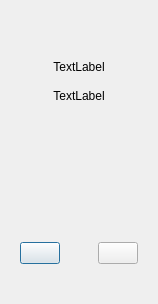
<?xml version="1.0" encoding="UTF-8"?>
<ui version="4.0">
 <class>CallDialog</class>
 <widget class="QDialog" name="CallDialog">
  <property name="geometry">
   <rect>
    <x>0</x>
    <y>0</y>
    <width>158</width>
    <height>304</height>
   </rect>
  </property>
  <property name="windowTitle">
   <string>Dialog</string>
  </property>
  <property name="styleSheet">
   <string notr="true"/>
  </property>
  <layout class="QVBoxLayout" name="verticalLayout">
   <property name="spacing">
    <number>15</number>
   </property>
   <property name="leftMargin">
    <number>0</number>
   </property>
   <property name="topMargin">
    <number>0</number>
   </property>
   <property name="rightMargin">
    <number>0</number>
   </property>
   <property name="bottomMargin">
    <number>0</number>
   </property>
   <item>
    <spacer name="verticalSpacer_2">
     <property name="orientation">
      <enum>Qt::Vertical</enum>
     </property>
     <property name="sizeType">
      <enum>QSizePolicy::Fixed</enum>
     </property>
     <property name="sizeHint" stdset="0">
      <size>
       <width>20</width>
       <height>60</height>
      </size>
     </property>
    </spacer>
   </item>
   <item>
    <widget class="QLabel" name="labelStep">
     <property name="text">
      <string>TextLabel</string>
     </property>
     <property name="alignment">
      <set>Qt::AlignCenter</set>
     </property>
    </widget>
   </item>
   <item>
    <widget class="QLabel" name="labelTime">
     <property name="text">
      <string>TextLabel</string>
     </property>
     <property name="alignment">
      <set>Qt::AlignCenter</set>
     </property>
    </widget>
   </item>
   <item>
    <spacer name="verticalSpacer">
     <property name="orientation">
      <enum>Qt::Vertical</enum>
     </property>
     <property name="sizeHint" stdset="0">
      <size>
       <width>20</width>
       <height>49</height>
      </size>
     </property>
    </spacer>
   </item>
   <item>
    <layout class="QHBoxLayout" name="horizontalLayout">
     <property name="leftMargin">
      <number>20</number>
     </property>
     <property name="rightMargin">
      <number>20</number>
     </property>
     <item>
      <widget class="QPushButton" name="pushButtonAnswer">
       <property name="styleSheet">
        <string notr="true"/>
       </property>
       <property name="text">
        <string/>
       </property>
      </widget>
     </item>
     <item>
      <spacer name="horizontalSpacer">
       <property name="orientation">
        <enum>Qt::Horizontal</enum>
       </property>
       <property name="sizeHint" stdset="0">
        <size>
         <width>40</width>
         <height>20</height>
        </size>
       </property>
      </spacer>
     </item>
     <item>
      <widget class="QPushButton" name="pushButtonCancel">
       <property name="text">
        <string/>
       </property>
      </widget>
     </item>
    </layout>
   </item>
   <item>
    <spacer name="verticalSpacer_3">
     <property name="orientation">
      <enum>Qt::Vertical</enum>
     </property>
     <property name="sizeType">
      <enum>QSizePolicy::Fixed</enum>
     </property>
     <property name="sizeHint" stdset="0">
      <size>
       <width>20</width>
       <height>40</height>
      </size>
     </property>
    </spacer>
   </item>
  </layout>
 </widget>
 <resources/>
 <connections/>
</ui>
